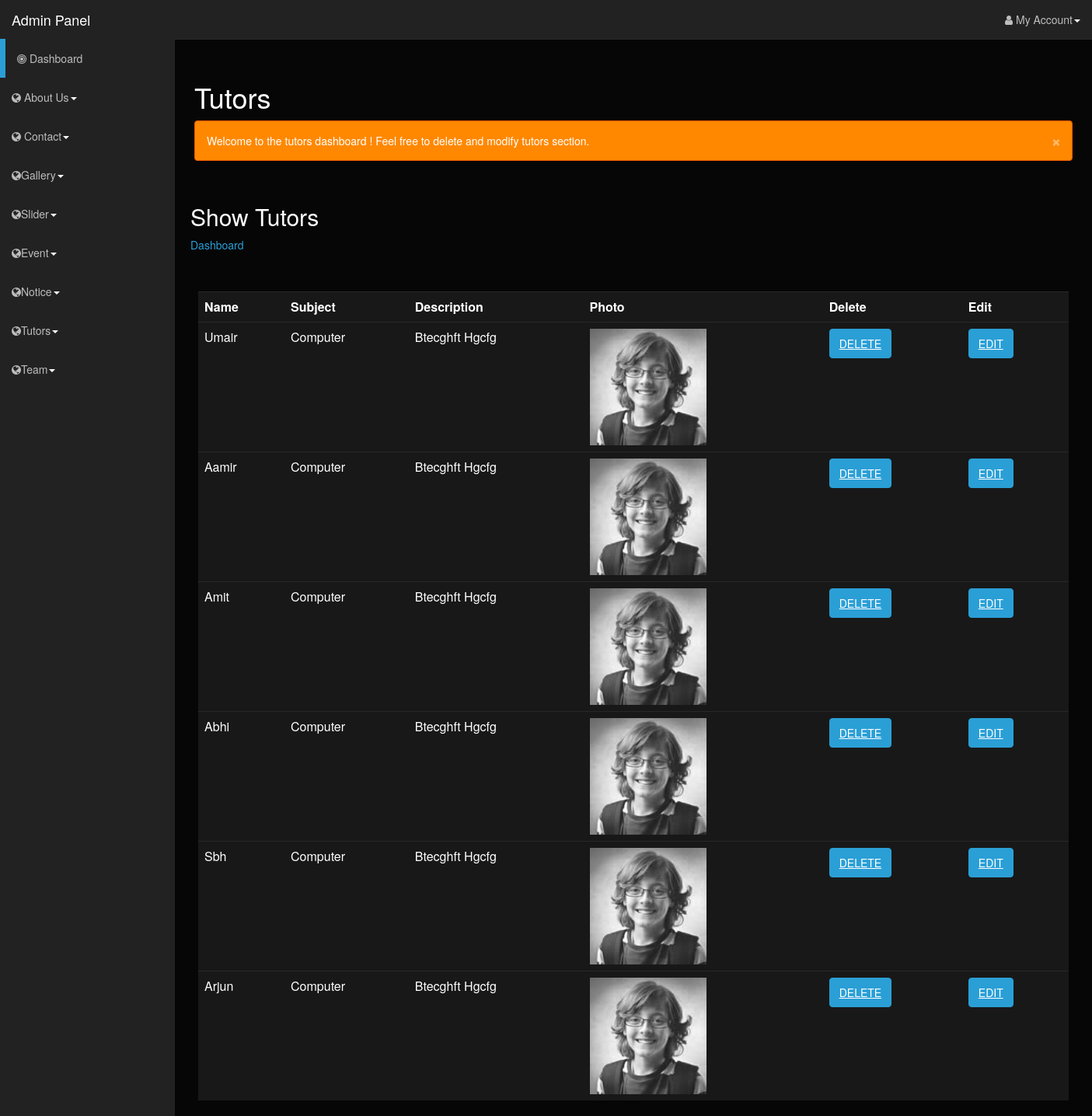
Screenshot of /admin/showtutors.php with the database file from the repository.
### tables this page shows
CREATE TABLE `tutors` (
  `id` int(10) NOT NULL,
  `tname` varchar(50) NOT NULL,
  `subject` varchar(50) NOT NULL,
  `photo` varchar(50) NOT NULL,
  `description` varchar(100) NOT NULL,
  `status` int(2) NOT NULL
);

### admin/showtutors.php (the view, shortened to what this page needs)
<html lang="en">
<head>
    <link rel="stylesheet" type="text/css" href="bootstrap/css/bootstrap.min.css" />
    <link rel="stylesheet" type="text/css" href="font-awesome/css/font-awesome.min.css" />
    <link rel="stylesheet" type="text/css" href="css/local.css" />
    <link rel="stylesheet" type="text/css" href="http://www.shieldui.com/shared/components/latest/css/light-bootstrap/all.min.css" />
    <link id="gridcss" rel="stylesheet" type="text/css" href="http://www.shieldui.com/shared/components/latest/css/dark-bootstrap/all.min.css" />
</head>
<body>
    <div id="wrapper">
          <?php
		    include("navigation.php");
			?>
		 <div id="page-wrapper">
            <div class="row">
                <div class="col-lg-12">
                    <h1>Tutors</h1>
                    <div class="alert alert-dismissable alert-warning">
                        <button data-dismiss="alert" class="close" type="button">&times;</button>
                        Welcome to the tutors dashboard ! Feel free to delete and modify tutors section.
                        <br />
                    </div>
                </div>
            </div>
         </div>
			<section class="banner-area relative about-banner" id="home">
				<div class="container">
					<div class="row d-flex align-items-center justify-content-center">
						<div class="about-content col-lg-12">
							<h2 class="text-white">
							 Show Tutors
							</h2>
							<p class="text-white link-nav"><a href="index.php">Dashboard </a>
						</div>
					</div>
				</div>
			</section>
			<br><br>
			<section class="info-area pb-40">
				<div class="container-fluid">
				    <div class="col-md-12">
			<form action="" method="POST"><table class="table">
			            <tr>
							<td><b>Name</b></td>
							<td><b>Subject</b></td>
							<td><b>Description</b></td>
							<td><b>Photo</b></td>
							<td><b>Delete</b></td>
							<td><b>Edit</b></td>
					   </tr>
			<?php
			  include("connect.php");
			  $result=mysqli_query($con,"select * from tutors where status=1");
			   while( $row=mysqli_fetch_assoc($result))
			   {
			    ?>
			    <tr>
					        <td><?php echo ucwords($row['tname']);?></td>
							<td><?php echo ucwords($row['subject']);?></td>
							<td><?php echo ucwords($row['description']);?></td>
							<td><a href="" alt="img"><img width="150" height="150" class="gallery_img" src="../img/tutors/<?php echo $row['photo'] ?>" alt="img" /></a></td>
							<td><a href='showtutors.php?data_id=<?php echo $row['id'] ?>' class="btn btn-primary text-uppercase"  onclick=' return deletebyid();'>Delete</a></td>
							<td><a href='edittutors.php?data_id=<?php echo $row['id'] ?>' class="btn btn-primary text-uppercase"  onclick='javascript:return confirm("Sure to edit ?" );'>Edit</a></td>
				</tr>
			    <?php
			   }
			   ?>
			  </table></form>
			  </div></div>
			  </section>
	</body>
</html>

### rows the page displays
tutors: tname "Umair", subject "Computer", description "Btecghft Hgcfg", photo (picture)
tutors: tname "Aamir", subject "Computer", description "Btecghft Hgcfg", photo (picture)
tutors: tname "Amit", subject "Computer", description "Btecghft Hgcfg", photo (picture)
tutors: tname "Abhi", subject "Computer", description "Btecghft Hgcfg", photo (picture)
tutors: tname "Sbh", subject "Computer", description "Btecghft Hgcfg", photo (picture)
tutors: tname "Arjun", subject "Computer", description "Btecghft Hgcfg", photo (picture)
